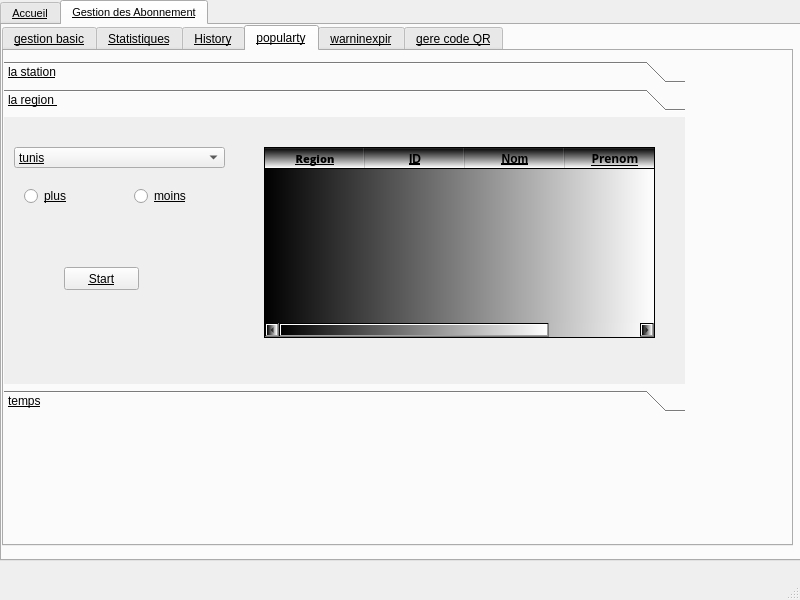
<?xml version="1.0" encoding="UTF-8"?>
<ui version="4.0">
 <class>MainWindow</class>
 <widget class="QMainWindow" name="MainWindow">
  <property name="geometry">
   <rect>
    <x>0</x>
    <y>0</y>
    <width>800</width>
    <height>600</height>
   </rect>
  </property>
  <property name="windowTitle">
   <string>MainWindow</string>
  </property>
  <widget class="QWidget" name="centralwidget">
   <widget class="QTabWidget" name="tabWidget">
    <property name="geometry">
     <rect>
      <x>0</x>
      <y>0</y>
      <width>811</width>
      <height>561</height>
     </rect>
    </property>
    <property name="font">
     <font>
      <family>MS Shell Dlg 2</family>
      <pointsize>8</pointsize>
      <weight>9</weight>
      <italic>false</italic>
      <bold>false</bold>
      <underline>true</underline>
     </font>
    </property>
    <property name="layoutDirection">
     <enum>Qt::LeftToRight</enum>
    </property>
    <property name="styleSheet">
     <string notr="true">font: 75 12pt &quot;Oswald&quot;;
font: 75 8pt &quot;MS Shell Dlg 2&quot;;
text-decoration: underline;</string>
    </property>
    <property name="currentIndex">
     <number>1</number>
    </property>
    <widget class="QWidget" name="tab">
     <attribute name="title">
      <string>Accueil</string>
     </attribute>
     <widget class="QLabel" name="label">
      <property name="geometry">
       <rect>
        <x>330</x>
        <y>80</y>
        <width>91</width>
        <height>31</height>
       </rect>
      </property>
      <property name="font">
       <font>
        <family>MS Shell Dlg 2</family>
        <pointsize>8</pointsize>
        <weight>9</weight>
        <italic>false</italic>
        <bold>false</bold>
        <underline>true</underline>
       </font>
      </property>
      <property name="text">
       <string>Identifiant</string>
      </property>
     </widget>
     <widget class="QLabel" name="label_2">
      <property name="geometry">
       <rect>
        <x>330</x>
        <y>140</y>
        <width>91</width>
        <height>20</height>
       </rect>
      </property>
      <property name="font">
       <font>
        <family>MS Shell Dlg 2</family>
        <pointsize>8</pointsize>
        <weight>9</weight>
        <italic>false</italic>
        <bold>false</bold>
        <underline>true</underline>
       </font>
      </property>
      <property name="text">
       <string>Mot de passe</string>
      </property>
     </widget>
     <widget class="QLineEdit" name="lineEdit">
      <property name="geometry">
       <rect>
        <x>430</x>
        <y>80</y>
        <width>113</width>
        <height>31</height>
       </rect>
      </property>
     </widget>
     <widget class="QLineEdit" name="lineEdit_2">
      <property name="geometry">
       <rect>
        <x>430</x>
        <y>140</y>
        <width>113</width>
        <height>31</height>
       </rect>
      </property>
     </widget>
     <widget class="QPushButton" name="pushButton">
      <property name="geometry">
       <rect>
        <x>320</x>
        <y>190</y>
        <width>93</width>
        <height>28</height>
       </rect>
      </property>
      <property name="font">
       <font>
        <family>MS Shell Dlg 2</family>
        <pointsize>8</pointsize>
        <weight>9</weight>
        <italic>false</italic>
        <bold>false</bold>
        <underline>true</underline>
       </font>
      </property>
      <property name="text">
       <string>Se connecter</string>
      </property>
     </widget>
     <widget class="QPushButton" name="pushButton_7">
      <property name="geometry">
       <rect>
        <x>320</x>
        <y>250</y>
        <width>93</width>
        <height>28</height>
       </rect>
      </property>
      <property name="text">
       <string>Quitter</string>
      </property>
     </widget>
     <widget class="QCommandLinkButton" name="commandLinkButton">
      <property name="geometry">
       <rect>
        <x>430</x>
        <y>180</y>
        <width>172</width>
        <height>41</height>
       </rect>
      </property>
      <property name="styleSheet">
       <string notr="true">color: rgb(170, 0, 0);</string>
      </property>
      <property name="text">
       <string>Oblier mode de pass</string>
      </property>
     </widget>
    </widget>
    <widget class="QWidget" name="tab_2">
     <attribute name="title">
      <string>Gestion des Abonnement</string>
     </attribute>
     <widget class="QTabWidget" name="tabWidget_2">
      <property name="geometry">
       <rect>
        <x>0</x>
        <y>0</y>
        <width>791</width>
        <height>521</height>
       </rect>
      </property>
      <property name="currentIndex">
       <number>3</number>
      </property>
      <property name="elideMode">
       <enum>Qt::ElideMiddle</enum>
      </property>
      <widget class="QWidget" name="tab_5">
       <attribute name="title">
        <string>gestion basic</string>
       </attribute>
       <widget class="QLabel" name="label_9">
        <property name="geometry">
         <rect>
          <x>60</x>
          <y>80</y>
          <width>56</width>
          <height>16</height>
         </rect>
        </property>
        <property name="font">
         <font>
          <family>MS Shell Dlg 2</family>
          <pointsize>8</pointsize>
          <weight>9</weight>
          <italic>false</italic>
          <bold>false</bold>
          <underline>true</underline>
         </font>
        </property>
        <property name="text">
         <string>Nom</string>
        </property>
       </widget>
       <widget class="QLabel" name="label_10">
        <property name="geometry">
         <rect>
          <x>60</x>
          <y>130</y>
          <width>56</width>
          <height>16</height>
         </rect>
        </property>
        <property name="font">
         <font>
          <family>MS Shell Dlg 2</family>
          <pointsize>8</pointsize>
          <weight>9</weight>
          <italic>false</italic>
          <bold>false</bold>
          <underline>true</underline>
         </font>
        </property>
        <property name="text">
         <string>region </string>
        </property>
       </widget>
       <widget class="QLabel" name="label_17">
        <property name="geometry">
         <rect>
          <x>60</x>
          <y>180</y>
          <width>121</width>
          <height>16</height>
         </rect>
        </property>
        <property name="font">
         <font>
          <family>MS Shell Dlg 2</family>
          <pointsize>8</pointsize>
          <weight>9</weight>
          <italic>false</italic>
          <bold>false</bold>
          <underline>true</underline>
         </font>
        </property>
        <property name="text">
         <string>type d Abonnement</string>
        </property>
       </widget>
       <widget class="QLabel" name="label_18">
        <property name="geometry">
         <rect>
          <x>60</x>
          <y>220</y>
          <width>111</width>
          <height>16</height>
         </rect>
        </property>
        <property name="font">
         <font>
          <family>MS Shell Dlg 2</family>
          <pointsize>8</pointsize>
          <weight>9</weight>
          <italic>false</italic>
          <bold>false</bold>
          <underline>true</underline>
         </font>
        </property>
        <property name="text">
         <string>date de naissanece</string>
        </property>
       </widget>
       <widget class="QLineEdit" name="lineEdit_8">
        <property name="geometry">
         <rect>
          <x>190</x>
          <y>30</y>
          <width>231</width>
          <height>31</height>
         </rect>
        </property>
        <property name="text">
         <string/>
        </property>
       </widget>
       <widget class="QLineEdit" name="lineEdit_9">
        <property name="geometry">
         <rect>
          <x>190</x>
          <y>70</y>
          <width>231</width>
          <height>31</height>
         </rect>
        </property>
       </widget>
       <widget class="QLineEdit" name="lineEdit_10">
        <property name="geometry">
         <rect>
          <x>190</x>
          <y>120</y>
          <width>231</width>
          <height>31</height>
         </rect>
        </property>
       </widget>
       <widget class="QLineEdit" name="lineEdit_13">
        <property name="geometry">
         <rect>
          <x>190</x>
          <y>170</y>
          <width>231</width>
          <height>31</height>
         </rect>
        </property>
       </widget>
       <widget class="QLabel" name="label_26">
        <property name="geometry">
         <rect>
          <x>60</x>
          <y>40</y>
          <width>56</width>
          <height>16</height>
         </rect>
        </property>
        <property name="font">
         <font>
          <family>MS Shell Dlg 2</family>
          <pointsize>8</pointsize>
          <weight>9</weight>
          <italic>false</italic>
          <bold>false</bold>
          <underline>true</underline>
         </font>
        </property>
        <property name="text">
         <string>ID</string>
        </property>
       </widget>
       <widget class="QDateEdit" name="dateEdit">
        <property name="geometry">
         <rect>
          <x>190</x>
          <y>221</y>
          <width>231</width>
          <height>21</height>
         </rect>
        </property>
       </widget>
       <widget class="QStackedWidget" name="stackedWidget">
        <property name="geometry">
         <rect>
          <x>80</x>
          <y>270</y>
          <width>581</width>
          <height>201</height>
         </rect>
        </property>
        <property name="currentIndex">
         <number>0</number>
        </property>
        <widget class="QWidget" name="page">
         <widget class="QTableWidget" name="tableWidget_8">
          <property name="geometry">
           <rect>
            <x>30</x>
            <y>40</y>
            <width>311</width>
            <height>151</height>
           </rect>
          </property>
          <property name="font">
           <font>
            <family>Arial</family>
            <pointsize>8</pointsize>
            <weight>9</weight>
            <italic>false</italic>
            <bold>false</bold>
            <underline>true</underline>
           </font>
          </property>
          <property name="styleSheet">
           <string notr="true">
font: 75 8pt &quot;Arial&quot;;</string>
          </property>
          <column>
           <property name="text">
            <string>ID</string>
           </property>
           <property name="font">
            <font>
             <weight>75</weight>
             <bold>true</bold>
            </font>
           </property>
          </column>
          <column>
           <property name="text">
            <string>Nom</string>
           </property>
           <property name="font">
            <font>
             <weight>75</weight>
             <bold>true</bold>
            </font>
           </property>
          </column>
          <column>
           <property name="text">
            <string>Prenom</string>
           </property>
           <property name="font">
            <font>
             <family>Noto Sans</family>
             <pointsize>9</pointsize>
             <weight>75</weight>
             <bold>true</bold>
            </font>
           </property>
          </column>
         </widget>
         <widget class="QRadioButton" name="radioButton">
          <property name="geometry">
           <rect>
            <x>400</x>
            <y>50</y>
            <width>81</width>
            <height>21</height>
           </rect>
          </property>
          <property name="text">
           <string>afficher</string>
          </property>
         </widget>
         <widget class="QRadioButton" name="radioButton_2">
          <property name="geometry">
           <rect>
            <x>400</x>
            <y>80</y>
            <width>81</width>
            <height>21</height>
           </rect>
          </property>
          <property name="text">
           <string>supprimer</string>
          </property>
         </widget>
         <widget class="QRadioButton" name="radioButton_3">
          <property name="geometry">
           <rect>
            <x>400</x>
            <y>110</y>
            <width>83</width>
            <height>18</height>
           </rect>
          </property>
          <property name="text">
           <string>modifier</string>
          </property>
         </widget>
         <widget class="QPushButton" name="pushButton_8">
          <property name="geometry">
           <rect>
            <x>400</x>
            <y>150</y>
            <width>75</width>
            <height>23</height>
           </rect>
          </property>
          <property name="text">
           <string>suivant</string>
          </property>
         </widget>
        </widget>
        <widget class="QWidget" name="page_2"/>
       </widget>
       <widget class="QPushButton" name="pushButton_5">
        <property name="geometry">
         <rect>
          <x>530</x>
          <y>80</y>
          <width>75</width>
          <height>23</height>
         </rect>
        </property>
        <property name="text">
         <string>add</string>
        </property>
       </widget>
       <widget class="QPushButton" name="pushButton_6">
        <property name="geometry">
         <rect>
          <x>530</x>
          <y>120</y>
          <width>75</width>
          <height>23</height>
         </rect>
        </property>
        <property name="text">
         <string>clear</string>
        </property>
       </widget>
      </widget>
      <widget class="QWidget" name="tab_9">
       <attribute name="title">
        <string>Statistiques</string>
       </attribute>
       <widget class="QLabel" name="label_12">
        <property name="geometry">
         <rect>
          <x>10</x>
          <y>90</y>
          <width>131</width>
          <height>21</height>
         </rect>
        </property>
        <property name="font">
         <font>
          <family>MS Shell Dlg 2</family>
          <pointsize>8</pointsize>
          <weight>9</weight>
          <italic>false</italic>
          <bold>false</bold>
          <underline>true</underline>
         </font>
        </property>
        <property name="text">
         <string>ID d abonnement</string>
        </property>
       </widget>
       <widget class="QLineEdit" name="lineEdit_4">
        <property name="geometry">
         <rect>
          <x>140</x>
          <y>80</y>
          <width>201</width>
          <height>61</height>
         </rect>
        </property>
       </widget>
      </widget>
      <widget class="QWidget" name="tab_3">
       <attribute name="title">
        <string>History</string>
       </attribute>
       <widget class="QLabel" name="label_24">
        <property name="geometry">
         <rect>
          <x>10</x>
          <y>20</y>
          <width>71</width>
          <height>16</height>
         </rect>
        </property>
        <property name="font">
         <font>
          <family>MS Shell Dlg 2</family>
          <pointsize>8</pointsize>
          <weight>9</weight>
          <italic>false</italic>
          <bold>false</bold>
          <underline>true</underline>
         </font>
        </property>
        <property name="text">
         <string>selectioner le </string>
        </property>
       </widget>
       <widget class="QLineEdit" name="lineEdit_19">
        <property name="geometry">
         <rect>
          <x>90</x>
          <y>10</y>
          <width>241</width>
          <height>31</height>
         </rect>
        </property>
       </widget>
       <widget class="QPushButton" name="pushButton_28">
        <property name="geometry">
         <rect>
          <x>340</x>
          <y>10</y>
          <width>93</width>
          <height>28</height>
         </rect>
        </property>
        <property name="text">
         <string>rechercher</string>
        </property>
       </widget>
      </widget>
      <widget class="QWidget" name="tab_4">
       <attribute name="title">
        <string>popularty</string>
       </attribute>
       <widget class="QToolBox" name="toolBox">
        <property name="geometry">
         <rect>
          <x>0</x>
          <y>10</y>
          <width>681</width>
          <height>351</height>
         </rect>
        </property>
        <property name="currentIndex">
         <number>1</number>
        </property>
        <widget class="QWidget" name="page_3">
         <property name="geometry">
          <rect>
           <x>0</x>
           <y>0</y>
           <width>681</width>
           <height>267</height>
          </rect>
         </property>
         <attribute name="label">
          <string>la station</string>
         </attribute>
         <widget class="QComboBox" name="comboBox_2">
          <property name="geometry">
           <rect>
            <x>20</x>
            <y>20</y>
            <width>211</width>
            <height>21</height>
           </rect>
          </property>
          <property name="styleSheet">
           <string notr="true">font: 75 11pt &quot;Segoe UI&quot;;
text-decoration: underline;

</string>
          </property>
          <item>
           <property name="text">
            <string>Barcelone</string>
           </property>
          </item>
          <item>
           <property name="text">
            <string>Mohamed El Khames</string>
           </property>
          </item>
          <item>
           <property name="text">
            <string>10Decembre</string>
           </property>
          </item>
          <item>
           <property name="text">
            <string>13Out</string>
           </property>
          </item>
          <item>
           <property name="text">
            <string>Morouj6</string>
           </property>
          </item>
         </widget>
         <widget class="QRadioButton" name="radioButton_6">
          <property name="geometry">
           <rect>
            <x>20</x>
            <y>70</y>
            <width>83</width>
            <height>18</height>
           </rect>
          </property>
          <property name="text">
           <string>RadioButton</string>
          </property>
         </widget>
         <widget class="QRadioButton" name="radioButton_7">
          <property name="geometry">
           <rect>
            <x>140</x>
            <y>70</y>
            <width>83</width>
            <height>18</height>
           </rect>
          </property>
          <property name="text">
           <string>RadioButton</string>
          </property>
         </widget>
         <widget class="QTableWidget" name="tableWidget_11">
          <property name="geometry">
           <rect>
            <x>270</x>
            <y>20</y>
            <width>391</width>
            <height>191</height>
           </rect>
          </property>
          <property name="font">
           <font>
            <family>MS Shell Dlg 2</family>
            <pointsize>8</pointsize>
            <weight>9</weight>
            <italic>false</italic>
            <bold>false</bold>
            <underline>true</underline>
           </font>
          </property>
          <property name="styleSheet">
           <string notr="true">background-color: qlineargradient(spread:pad, x1:0, y1:0, x2:1, y2:0, stop:0 rgba(0, 0, 0, 255), stop:1 rgba(255, 255, 255, 255));

text-decoration: underline;</string>
          </property>
          <column>
           <property name="text">
            <string>Station</string>
           </property>
           <property name="font">
            <font>
             <family>Open Sans ExtraBold</family>
             <pointsize>8</pointsize>
             <weight>75</weight>
             <bold>true</bold>
             <underline>true</underline>
            </font>
           </property>
          </column>
          <column>
           <property name="text">
            <string>ID</string>
           </property>
           <property name="font">
            <font>
             <weight>75</weight>
             <bold>true</bold>
            </font>
           </property>
          </column>
          <column>
           <property name="text">
            <string>Nom</string>
           </property>
           <property name="font">
            <font>
             <weight>75</weight>
             <bold>true</bold>
            </font>
           </property>
          </column>
          <column>
           <property name="text">
            <string>Prenom</string>
           </property>
           <property name="font">
            <font>
             <family>Noto Sans</family>
             <pointsize>9</pointsize>
             <weight>75</weight>
             <bold>true</bold>
            </font>
           </property>
          </column>
         </widget>
         <widget class="QPushButton" name="pushButton_14">
          <property name="geometry">
           <rect>
            <x>90</x>
            <y>150</y>
            <width>75</width>
            <height>23</height>
           </rect>
          </property>
          <property name="text">
           <string>Start</string>
          </property>
         </widget>
        </widget>
        <widget class="QWidget" name="page_4">
         <property name="geometry">
          <rect>
           <x>0</x>
           <y>0</y>
           <width>681</width>
           <height>267</height>
          </rect>
         </property>
         <attribute name="label">
          <string>la region </string>
         </attribute>
         <widget class="QComboBox" name="comboBox">
          <property name="geometry">
           <rect>
            <x>10</x>
            <y>30</y>
            <width>211</width>
            <height>21</height>
           </rect>
          </property>
          <property name="styleSheet">
           <string notr="true">font: 75 11pt &quot;Segoe UI&quot;;
text-decoration: underline;

</string>
          </property>
          <item>
           <property name="text">
            <string>tunis</string>
           </property>
          </item>
          <item>
           <property name="text">
            <string>bizerte</string>
           </property>
          </item>
          <item>
           <property name="text">
            <string>ariana</string>
           </property>
          </item>
          <item>
           <property name="text">
            <string>gafsa</string>
           </property>
          </item>
          <item>
           <property name="text">
            <string>sfax</string>
           </property>
          </item>
         </widget>
         <widget class="QRadioButton" name="radioButton_4">
          <property name="geometry">
           <rect>
            <x>20</x>
            <y>70</y>
            <width>83</width>
            <height>18</height>
           </rect>
          </property>
          <property name="text">
           <string>plus</string>
          </property>
         </widget>
         <widget class="QRadioButton" name="radioButton_5">
          <property name="geometry">
           <rect>
            <x>130</x>
            <y>70</y>
            <width>83</width>
            <height>18</height>
           </rect>
          </property>
          <property name="text">
           <string>moins</string>
          </property>
         </widget>
         <widget class="QTableWidget" name="tableWidget_10">
          <property name="geometry">
           <rect>
            <x>260</x>
            <y>30</y>
            <width>391</width>
            <height>191</height>
           </rect>
          </property>
          <property name="font">
           <font>
            <family>MS Shell Dlg 2</family>
            <pointsize>8</pointsize>
            <weight>9</weight>
            <italic>false</italic>
            <bold>false</bold>
            <underline>true</underline>
           </font>
          </property>
          <property name="styleSheet">
           <string notr="true">background-color: qlineargradient(spread:pad, x1:0, y1:0, x2:1, y2:0, stop:0 rgba(0, 0, 0, 255), stop:1 rgba(255, 255, 255, 255));

text-decoration: underline;</string>
          </property>
          <column>
           <property name="text">
            <string>Region</string>
           </property>
           <property name="font">
            <font>
             <family>Open Sans ExtraBold</family>
             <pointsize>8</pointsize>
             <weight>75</weight>
             <bold>true</bold>
             <underline>true</underline>
            </font>
           </property>
          </column>
          <column>
           <property name="text">
            <string>ID</string>
           </property>
           <property name="font">
            <font>
             <weight>75</weight>
             <bold>true</bold>
            </font>
           </property>
          </column>
          <column>
           <property name="text">
            <string>Nom</string>
           </property>
           <property name="font">
            <font>
             <weight>75</weight>
             <bold>true</bold>
            </font>
           </property>
          </column>
          <column>
           <property name="text">
            <string>Prenom</string>
           </property>
           <property name="font">
            <font>
             <family>Noto Sans</family>
             <pointsize>9</pointsize>
             <weight>75</weight>
             <bold>true</bold>
            </font>
           </property>
          </column>
         </widget>
         <widget class="QPushButton" name="pushButton_13">
          <property name="geometry">
           <rect>
            <x>60</x>
            <y>150</y>
            <width>75</width>
            <height>23</height>
           </rect>
          </property>
          <property name="text">
           <string>Start</string>
          </property>
         </widget>
        </widget>
        <widget class="QWidget" name="page_5">
         <property name="geometry">
          <rect>
           <x>0</x>
           <y>0</y>
           <width>681</width>
           <height>267</height>
          </rect>
         </property>
         <attribute name="label">
          <string>temps</string>
         </attribute>
         <widget class="QCalendarWidget" name="calendarWidget">
          <property name="geometry">
           <rect>
            <x>10</x>
            <y>10</y>
            <width>261</width>
            <height>190</height>
           </rect>
          </property>
         </widget>
         <widget class="QPushButton" name="pushButton_12">
          <property name="geometry">
           <rect>
            <x>10</x>
            <y>210</y>
            <width>75</width>
            <height>23</height>
           </rect>
          </property>
          <property name="text">
           <string>trier</string>
          </property>
         </widget>
         <widget class="QTableWidget" name="tableWidget_9">
          <property name="geometry">
           <rect>
            <x>280</x>
            <y>10</y>
            <width>391</width>
            <height>191</height>
           </rect>
          </property>
          <property name="font">
           <font>
            <family>MS Shell Dlg 2</family>
            <pointsize>8</pointsize>
            <weight>9</weight>
            <italic>false</italic>
            <bold>false</bold>
            <underline>true</underline>
           </font>
          </property>
          <property name="styleSheet">
           <string notr="true">background-color: qlineargradient(spread:pad, x1:0, y1:0, x2:1, y2:0, stop:0 rgba(0, 0, 0, 255), stop:1 rgba(255, 255, 255, 255));

text-decoration: underline;</string>
          </property>
          <column>
           <property name="text">
            <string>temps</string>
           </property>
          </column>
          <column>
           <property name="text">
            <string>ID</string>
           </property>
           <property name="font">
            <font>
             <weight>75</weight>
             <bold>true</bold>
            </font>
           </property>
          </column>
          <column>
           <property name="text">
            <string>Nom</string>
           </property>
           <property name="font">
            <font>
             <weight>75</weight>
             <bold>true</bold>
            </font>
           </property>
          </column>
          <column>
           <property name="text">
            <string>Prenom</string>
           </property>
           <property name="font">
            <font>
             <family>Noto Sans</family>
             <pointsize>9</pointsize>
             <weight>75</weight>
             <bold>true</bold>
            </font>
           </property>
          </column>
         </widget>
        </widget>
       </widget>
      </widget>
      <widget class="QWidget" name="tab_10">
       <attribute name="title">
        <string>warninexpir</string>
       </attribute>
       <widget class="QDialogButtonBox" name="buttonBox">
        <property name="geometry">
         <rect>
          <x>280</x>
          <y>270</y>
          <width>156</width>
          <height>23</height>
         </rect>
        </property>
        <property name="standardButtons">
         <set>QDialogButtonBox::Cancel|QDialogButtonBox::Ok</set>
        </property>
       </widget>
      </widget>
      <widget class="QWidget" name="tab_8">
       <attribute name="title">
        <string>gere code QR</string>
       </attribute>
       <widget class="QLabel" name="label_7">
        <property name="geometry">
         <rect>
          <x>0</x>
          <y>10</y>
          <width>141</width>
          <height>21</height>
         </rect>
        </property>
        <property name="font">
         <font>
          <family>MS Shell Dlg 2</family>
          <pointsize>8</pointsize>
          <weight>9</weight>
          <italic>false</italic>
          <bold>false</bold>
          <underline>true</underline>
         </font>
        </property>
        <property name="text">
         <string>ID stade</string>
        </property>
       </widget>
      </widget>
     </widget>
    </widget>
   </widget>
  </widget>
  <widget class="QMenuBar" name="menubar">
   <property name="geometry">
    <rect>
     <x>0</x>
     <y>0</y>
     <width>800</width>
     <height>22</height>
    </rect>
   </property>
  </widget>
  <widget class="QStatusBar" name="statusbar"/>
 </widget>
 <resources/>
 <connections/>
</ui>
